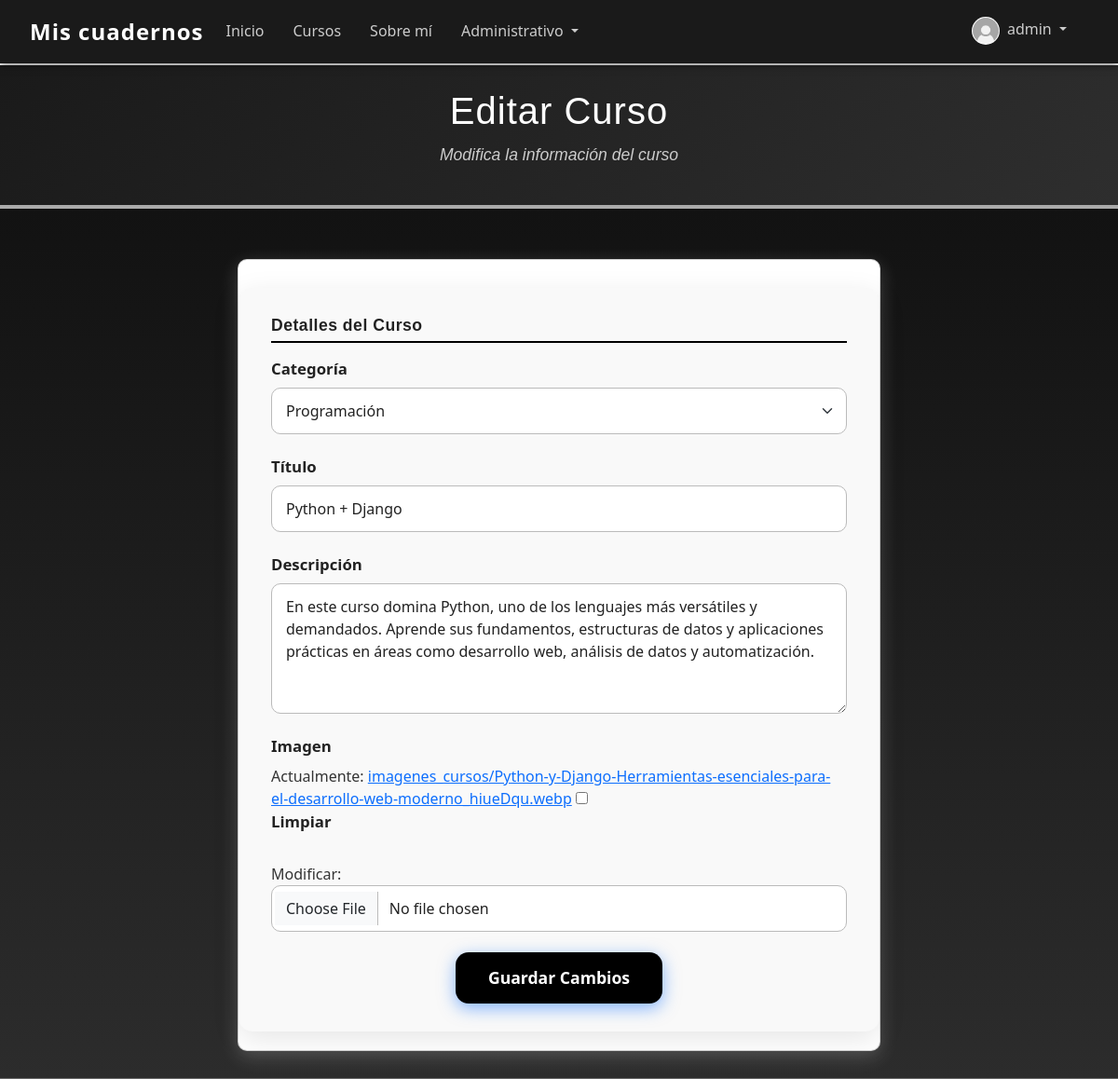
/editar_curso/1/ (signed in), run on the app's committed database.
### core/models.py (models this page shows, shortened)
class Curso(models.Model):
    titulo = models.CharField(max_length=200)
    descripcion = models.TextField()
    imagen = models.ImageField(upload_to='imagenes_cursos/', null=True, blank=True)
    categoria = models.ForeignKey(Categoria, on_delete=models.CASCADE, related_name='cursos')

### core/views.py (the view)
# urls.py: path('editar_curso/<int:pk>/', views.CursoUpdateView.as_view(), name='EditarCurso'),
class CursoUpdateView(UpdateView):
    model = Curso
    form_class = CursoForm
    template_name = 'core/editar_curso.html'
    success_url = reverse_lazy('Cursos')

### core/forms.py
class CursoForm(forms.ModelForm):
    class Meta:
        model = Curso
        fields = ['categoria', 'titulo', 'descripcion', 'imagen']
        widgets = {
            'categoria': forms.Select(attrs={'class': 'form-select'}),
            'titulo': forms.TextInput(attrs={'class': 'form-control'}),
            'descripcion': forms.Textarea(attrs={'class': 'form-control', 'rows': 3}),
            'imagen': forms.ClearableFileInput(attrs={'class': 'form-control'}),
        }

### core/models.py (called while the page is built)
    def __str__(self):
        return self.nombre

### core/templates/core/editar_curso.html (shortened to what this page needs)
{% extends 'core/base.html' %}
{% block banner %}
<div class="banner-sobremi">
    <h1>Editar Curso</h1>
    <p>Modifica la información del curso</p>
</div>
{% endblock banner %}
{% block cuerpo %}
<div class="background">
    <div class="container-crear_clase mt-4">
        <div class="card formulario-tarjeta">
            <form method="post" enctype="multipart/form-data" novalidate class="formulario-crear-clase">
                <h5 class="form-mini-titulo_detalles_de_la_clase">Detalles del Curso</h5>
                <div class="mb-3">
                    <label for="{{ form.categoria.id_for_label }}" class="form-label">Categoría</label>
                    {{ form.categoria }}
                </div>
                <div class="mb-3">
                    <label for="{{ form.titulo.id_for_label }}" class="form-label">Título</label>
                    {{ form.titulo }}
                </div>
                <div class="mb-3">
                    <label for="{{ form.descripcion.id_for_label }}" class="form-label">Descripción</label>
                    {{ form.descripcion }}
                </div>
                <div class="mb-3">
                    <label for="{{ form.imagen.id_for_label }}" class="form-label">Imagen</label>
                    {{ form.imagen }}
                </div>
                <button type="submit" class="btn btn-primary">Guardar Cambios</button>
            </form>
        </div>
    </div>
</div>
{% endblock cuerpo %}

### core/templates/core/base.html (shortened to what this page needs)
{% load static %}
<!DOCTYPE html>
<html lang="en">
<head>
    <link href="https://cdn.jsdelivr.net/npm/bootstrap@5.3.7/dist/css/bootstrap.min.css" rel="stylesheet">
    <link rel="stylesheet" href="{% static 'core/css/style.css' %}" type="text/css">
</head>
<body style="padding-top: 70px;">
    {% block navbar %}
    <nav class="style-navbar navbar navbar-expand-lg bg-body-tertiary fixed-top">
      <div class="container-fluid">
          <a class="navbar-brand" href="{% url 'Index' %}">Mis cuadernos</a>
          <div class="collapse navbar-collapse" id="navbarText">
            <ul class="navbar-nav me-auto mb-2 mb-lg-0">
              <li class="nav-item">
                <a class="nav-link {% if request.path == '/' %}active{% endif %}" href="{% url 'Index' %}">Inicio</a>
              </li>
              <li class="nav-item">
                <a class="nav-link {% if request.path == '/cursos/' %}active{% endif %}" href="{% url 'Cursos' %}">Cursos</a>
              </li>
              <li class="nav-item">
                <a class="nav-link {% if request.path == '/sobremi/' %}active{% endif %}" href="{% url 'SobreMi' %}">Sobre mí</a>
              </li>
              {% if user.is_authenticated %}
              <li class="nav-item dropdown">
                  <a class="nav-link dropdown-toggle {% if activo_administrativo %}active{% endif %}" href="#" role="button" data-bs-toggle="dropdown" aria-expanded="false">
                      Administrativo
                  </a>
              </li>
              {% endif %}
            </ul>
            <ul class="navbar-nav mb-2 mb-lg-0">
              {% if user.is_authenticated %}
              <li class="nav-item dropdown">
                <a class="nav-link dropdown-toggle" href="#" id="navbarDropdownUser" role="button" data-bs-toggle="dropdown" aria-expanded="false">
                    {% if user.profile.avatar %}
                      <img src="{{ user.profile.avatar.url }}" class="tamano_logo me-1" alt="Avatar">
                    {% else %}
                      <img src="{% static 'core/img/avatar_default.png' %}" class="tamano_logo me-1" alt="Avatar">
                    {% endif %}
                  {{ user.username }}
                </a>
              </li>
              {% else %}
              <li class="nav-item">
                <a class="nav-link" href="{% url 'login' %}">Iniciar Sesión</a>
              </li>
              {% endif %}
            </ul>
          </div>
      </div>
    </nav>
    {% endblock navbar %}
    {% block banner %}
    {% endblock banner %}
    {% block cuerpo %}{% endblock cuerpo %}
</body>
</html>

### core/static/core/css/style.css (style rules this page uses)
.background { background: linear-gradient(180deg, #121212 0%, #2c2c2c 100%); background-size: cover; background-repeat: no-repeat; background-position: center; min-height: 100vh; padding-top: 30px; padding-bottom: 30px; }
.card { background-color: #ffffff; border-radius: 10px; box-shadow: 0 6px 20px rgba(255, 255, 255, 0.2); }
.style-navbar { background-color: #1a1a1a !important; padding: 10px 20px; box-shadow: 0 2px 8px rgba(0, 0, 0, 0.5); }
.style-navbar .navbar-brand { color: #ffffff; font-weight: bold; font-size: 1.5rem; letter-spacing: 1px; }
.style-navbar .navbar-nav .nav-link { color: #cccccc; margin-right: 15px; transition: color 0.3s ease, border-bottom 0.3s ease; border-bottom: 2px solid transparent; }
.tamano_logo { width: 30px; height: 30px; border-radius: 50%; object-fit: fill; }
.banner-sobremi { width: 100%; background: linear-gradient(135deg, #1a1a1a, #2e2e2e); color: white; text-align: center; padding: 25px 20px; border-bottom: 4px solid #aaaaaa; font-family: 'Poppins', sans-serif; position: relative; }
.banner-sobremi h1 { font-size: 2.5rem; margin-bottom: 10px; letter-spacing: 1px; }
.banner-sobremi p { font-size: 1.1rem; color: #cccccc; font-style: italic; }
input[type="text"], input[type="email"], textarea { width: 100%; padding: 10px; margin-bottom: 16px; background-color: rgba(255, 255, 255, 0.9); border: 1px solid #ccc; border-radius: 5px; color: #000; box-sizing: border-box; }
button[type="submit"] { padding: 0px 15px; }
.formulario-crear-clase { background-color: #f9f9f9; padding: 30px 35px; border-radius: 15px; box-shadow: 0 8px 30px rgba(0, 0, 0, 0.1); max-width: 70vw; margin: 30px auto 20px auto; font-family: 'Segoe UI', Tahoma, Geneva, Verdana, sans-serif; color: #333; }
.formulario-crear-clase label { font-weight: 600; font-size: 1.05rem; margin-bottom: 8px; display: block; color: #222; }
.formulario-crear-clase input[type="text"], .formulario-crear-clase textarea, .formulario-crear-clase select, .formulario-crear-clase input[type="file"] { width: 100%; padding: 12px 15px; margin-bottom: 22px; border-radius: 10px; border: 1.5px solid #bbb; font-size: 1rem; transition: border-color 0.3s ease, box-shadow 0.3s ease; box-sizing: border-box; font-family: inherit; resize: vertical; color: #222; background-color: #fff; }
.formulario-crear-clase textarea { min-height: 140px; }
.formulario-crear-clase .btn-primary { background-color: #000000; color: white; font-weight: 700; padding: 14px 35px; font-size: 1.1rem; border-radius: 14px; border: none; cursor: pointer; box-shadow: 0 5px 18px rgba(13, 110, 253, 0.5); transition: background-color 0.3s ease, box-shadow 0.3s ease; display: block; margin: 0 auto; }
.container-crear_clase { max-width: 720px; margin: 0 auto; padding-left: 15px; padding-right: 15px; }
.form-mini-titulo_detalles_de_la_clase { font-size: 1.1rem; font-weight: 600; margin-bottom: 15px; color: #222; border-bottom: 2px solid #000000; padding-bottom: 5px; letter-spacing: 0.5px; font-family: 'Poppins', sans-serif; }

### data on the page
Curso: categoria "Programación", titulo "Python + Django", descripcion "En este curso domina Python, uno de los lenguajes más versátiles y demandados. Aprende sus fundamentos, estructuras de datos y aplicaciones prácticas en áreas como desarrollo web, análisis de datos y automatización."

### other printed values
{{ user.username }} "admin"
